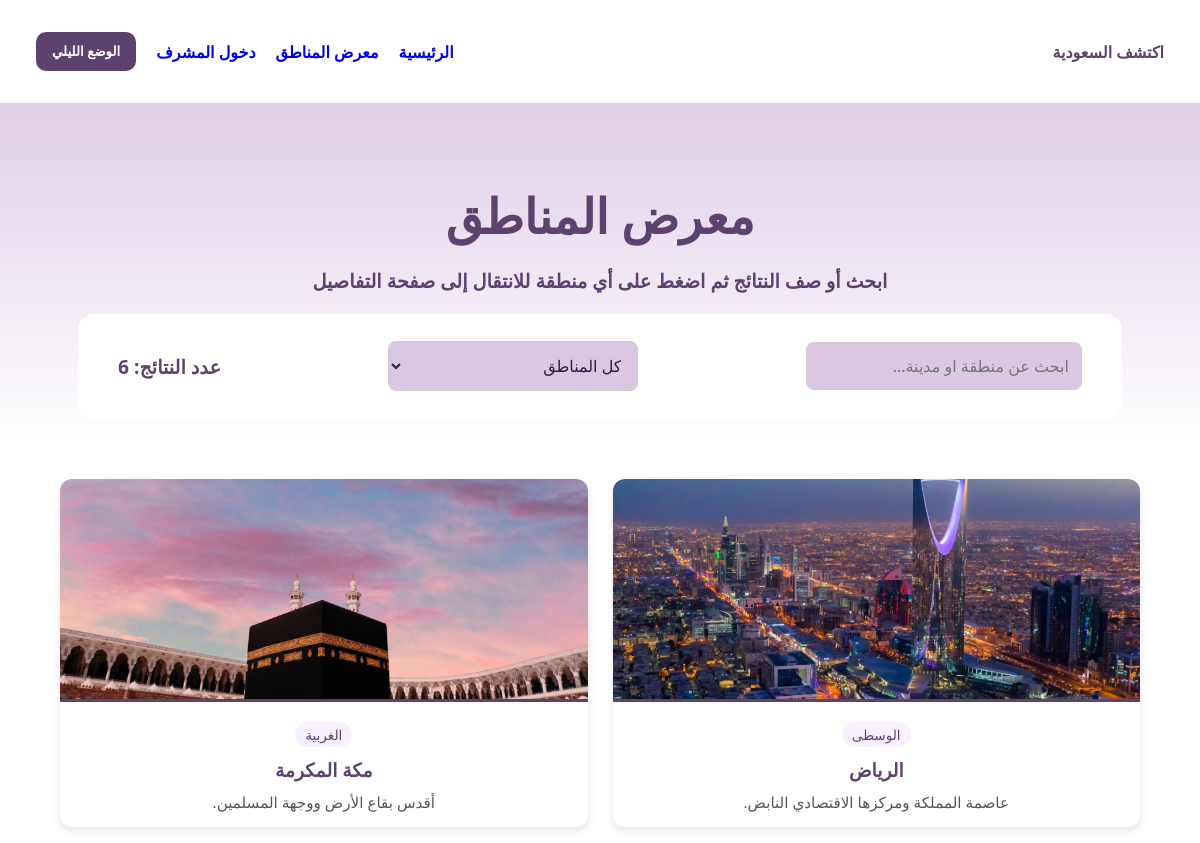
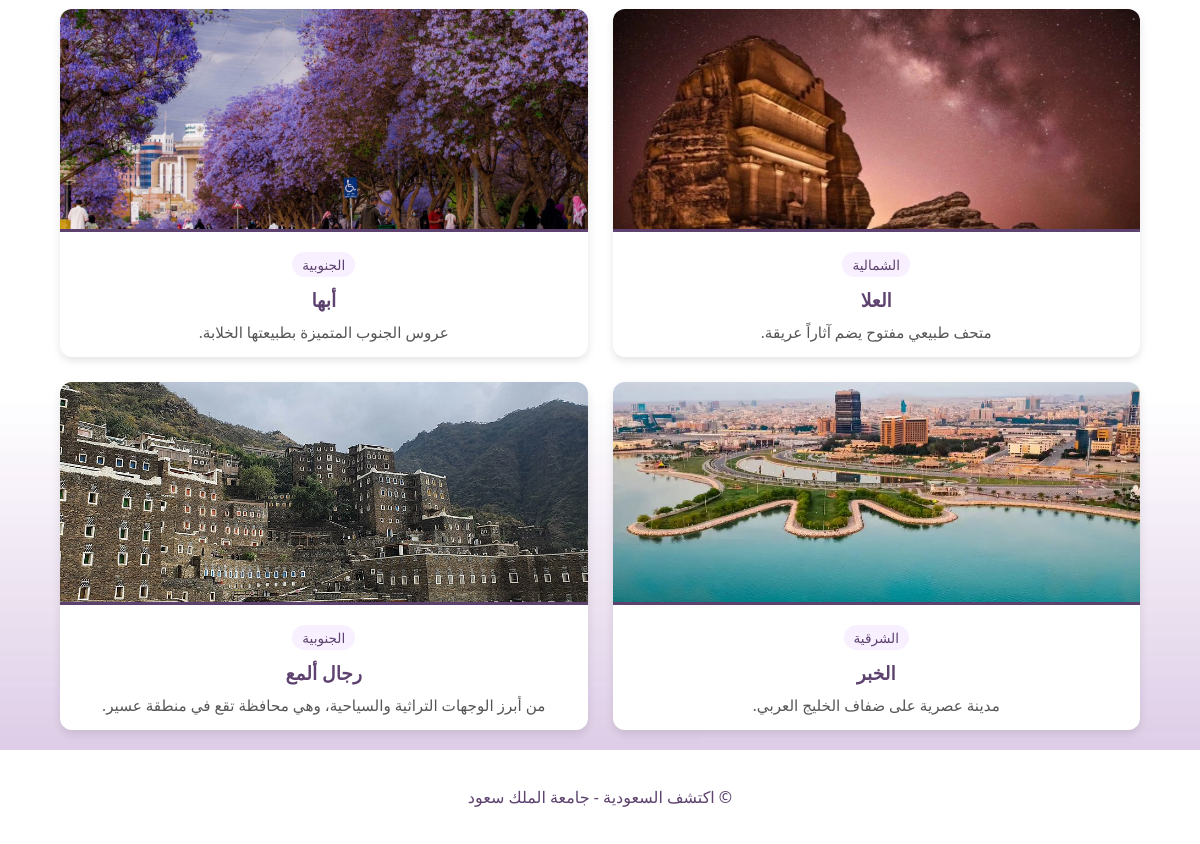
/gallery.php, run on an earlier commit of the app's database (2 pictures, top to bottom).
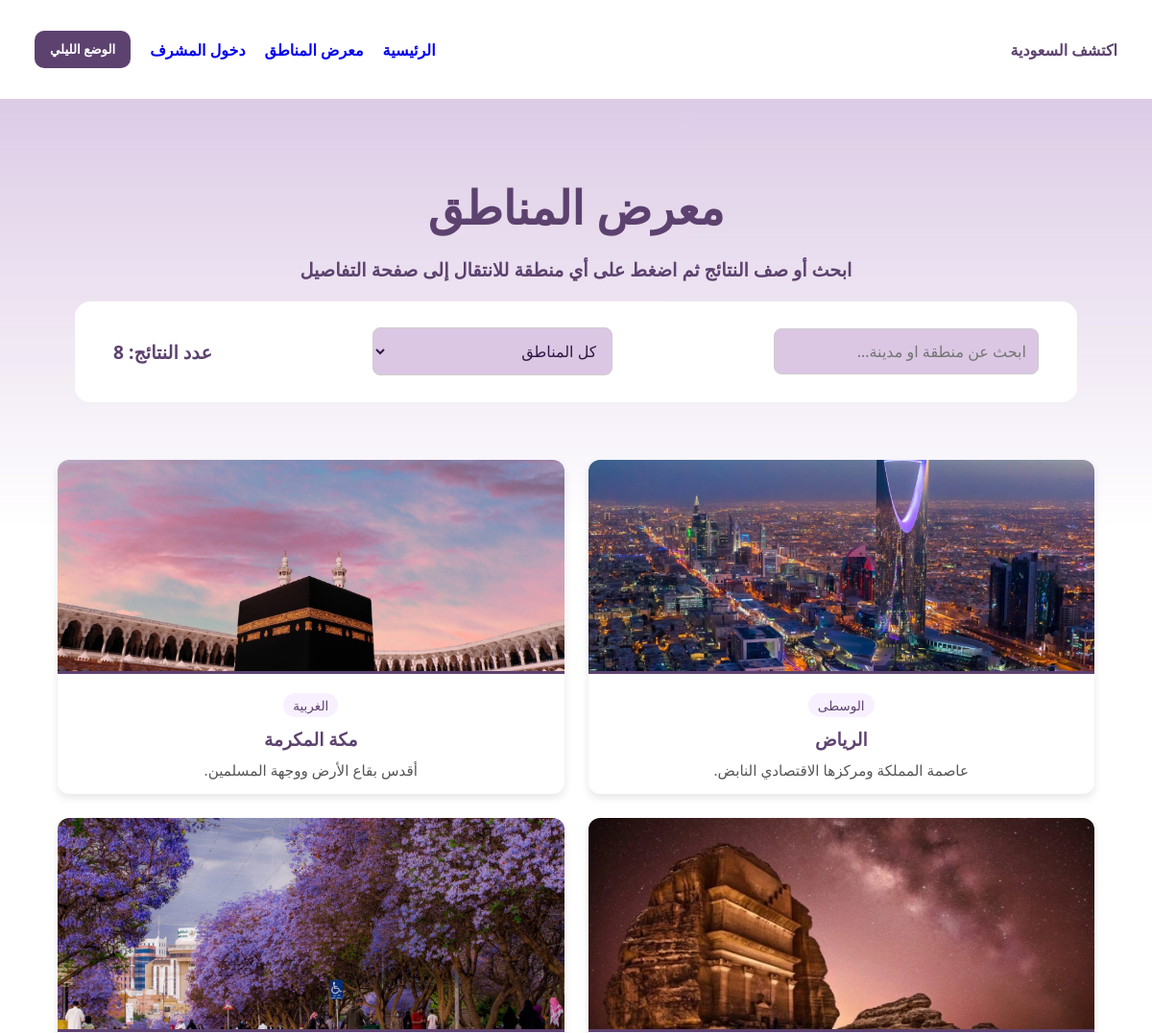
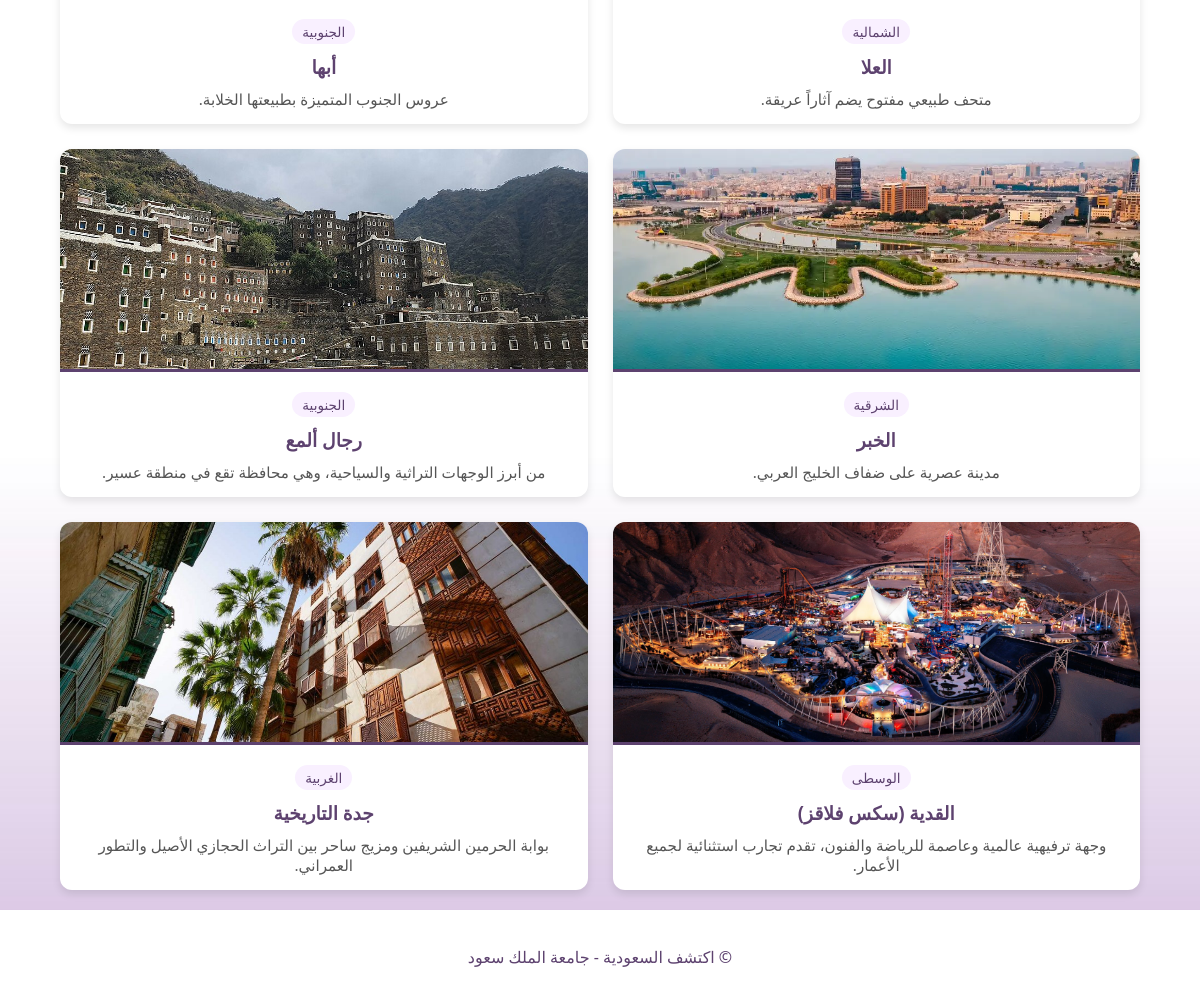
And on a later commit of the database (2 pictures, top to bottom).
### tables this page shows
CREATE TABLE `regions` (
  `id` int(11) NOT NULL,
  `name` varchar(100) NOT NULL,
  `category` varchar(50) DEFAULT NULL,
  `description` text DEFAULT NULL,
  `details` text DEFAULT NULL,
  `main_image` varchar(255) DEFAULT NULL,
  `landmarks` text DEFAULT NULL,
  `activities` text DEFAULT NULL,
  `gallery_img1` varchar(255) DEFAULT NULL,
  `gallery_img2` varchar(255) DEFAULT NULL,
  `gallery_img3` varchar(255) DEFAULT NULL,
  `facts` text DEFAULT NULL
);

### gallery.php (the view, shortened to what this page needs)
<?php
include 'datab.php';
?>
<!DOCTYPE html>
<html lang="ar" dir="rtl">
<head>
    <link rel="stylesheet" href="style.css">
</head>
<body id="body-tag">
    <header>
        <div class="nav-container">
            <div class="logo">اكتشف السعودية</div>
            <nav>
                <ul>
                    <li><a href="index.php">الرئيسية</a></li>
                    <li><a href="gallery.php">معرض المناطق</a></li>
                    <li><a href="login.php">دخول المشرف</a></li>
                    <li><button id="night-mode-btn" onclick="toggleNightMode()">الوضع الليلي</button></li>
                </ul>
            </nav>
        </div>
    </header>
    <main>
        <section class="hero-gallery">
            <div class="hero-content-gallery">
                <h1 id="welcome-heading">معرض المناطق</h1>
                <p>ابحث أو صف النتائج ثم اضغط على أي منطقة للانتقال إلى صفحة التفاصيل</p>
            </div>
            <div class="controls" >
                <div class="search-container">
                        <input type="text" id="search-input" placeholder="ابحث عن منطقة او مدينة..." onkeyup="searchRegions()">
                </div>
                <div class="filter-container">
                    <select id="region-filter" onchange="filterRegions()">
                        <option value="all">كل المناطق</option>
                    </select>
                </div>
                    <?php
                    $count_query = mysqli_query($conn, "SELECT COUNT(*) as total FROM regions");
                    $count_data = mysqli_fetch_assoc($count_query);
                    $total_regions = $count_data['total'];
                    ?>
                    <p>عدد النتائج: <span id="result-count"><?php echo $total_regions; ?></span></p>
            </div>
        </section>
        <section class="regions-container">
            <?php
            $query = "SELECT * FROM regions";
            $result = mysqli_query($conn, $query);
            if ( $result && mysqli_num_rows($result) > 0 ) {
                while( $row = mysqli_fetch_assoc($result) ) {
                    echo '<a href="details.php?id=' . $row['id'] . '" class="region-card" data-category="' . $row['category'] . '">';
                    echo '  <img src="images/' . $row['main_image'] . '" alt="' . $row['name'] . '">';
                    echo '  <div class="card-info">';
                    echo '      <span class="category">' . $row['category'] . '</span>';
                    echo '      <h3>' . $row['name'] . '</h3>';
                    echo '      <p>' . $row['description'] . '</p>';
                    echo '  </div>';
                    echo '</a>';
                }
            } else {
                echo "<p>لا توجد مناطق مضافة حالياً.</p>";
            }
            ?>
        </section>
    </main>
    <footer id="footer-tag">
        <p>© اكتشف السعودية - جامعة الملك سعود</p>
    </footer>
</body>
</html>

### style.css (style rules this page uses)
:root { --primary-color: #5d426f; --light-bg: #d7c4e4; --primary-color-dark: #e9d7f5; --dark-bg: #321845; }
body { font-family: 'Segoe UI', Tahoma, Geneva, Verdana, sans-serif; margin: 0; transition: 0.3s; display: flex; flex-direction: column; min-height: 100vh; }
main { color: var(--primary-color); background-image: url('images/bg.jpg'); background-size: cover; background-position: center; background-attachment: fixed; flex: 1; }
header { background-color: white; color: var(--primary-color); padding: 1rem 0; }
.nav-container { display: flex; justify-content: space-between; align-items: center; padding: 0 3%; font-weight: bold; }
nav ul { list-style: none; display: flex; gap: 20px; align-items: center; }
nav ul li a { text-decoration: none; }
#night-mode-btn { font-family: inherit; background-color: var(--primary-color); color: white; border: none; display: flex; align-items: center; justify-content: center; line-height: 1; padding: 13px 16px; border-radius: 10px; cursor: pointer; transition: all 0.3s ease; font-weight: bolder; }
#footer-tag { text-align: center; padding: 20px; background-color: white; color: var(--primary-color); }
.hero-gallery { text-align: center; padding: 40px 20px; }
.hero-gallery h1 { font-size: 3rem; margin-bottom: 10px; }
.hero-gallery p { font-size: 1.2rem; font-weight: bold; }
.controls { display: flex; justify-content: space-between; align-items: center; background-color: white; border-radius: 1em; padding: 20px 40px; margin: 0 5% 0 5%; }
.regions-container { display: grid; grid-template-columns: repeat(auto-fill, minmax(370px, 1fr)); gap: 25px; padding: 20px 5%; }
.region-card { background: rgb(255, 255, 255); border-radius: 12px; overflow: hidden; box-shadow: 0 4px 8px rgba(0, 0, 0, 0.1); text-decoration: none; color: inherit; transition: transform 0.3s ease, box-shadow 0.3s ease; display: block; }
.region-card img { width: 100%; height: 220px; object-fit: cover; border-bottom: 3px solid var(--primary-color); }
.card-info { padding: 15px; text-align: center; }
.card-info h3 { margin: 0 0 10px 0; color: var(--primary-color); }
.card-info .category { display: inline-block; background-color: #f9f0ff; color: var(--primary-color); padding: 3px 10px; border-radius: 20px; font-size: 0.85rem; margin-bottom: 10px; }
.card-info p { margin: 0; color: #555; font-size: 0.95rem; }
#search-input, #region-filter { padding: 12px; border: 1px solid #ccc; border-radius: 8px; font-family: inherit; font-size: 1rem; width: 250px; background-color: #dbc7e3; color: var(--dark-bg); }

What changed in the data, as far as the page shows it:
added regions: main_image (picture), category "الوسطى", name "القدية (سكس فلاقز)", description "وجهة ترفيهية عالمية وعاصمة للرياضة والفنون، تقدم تجارب استثنائية لجميع الأعمار."
added regions: main_image (picture), category "الغربية", name "جدة التاريخية", description "بوابة الحرمين الشريفين ومزيج ساحر بين التراث الحجازي الأصيل والتطور العمراني."
Also different on the page:
$total_regions: "6" → "8"
